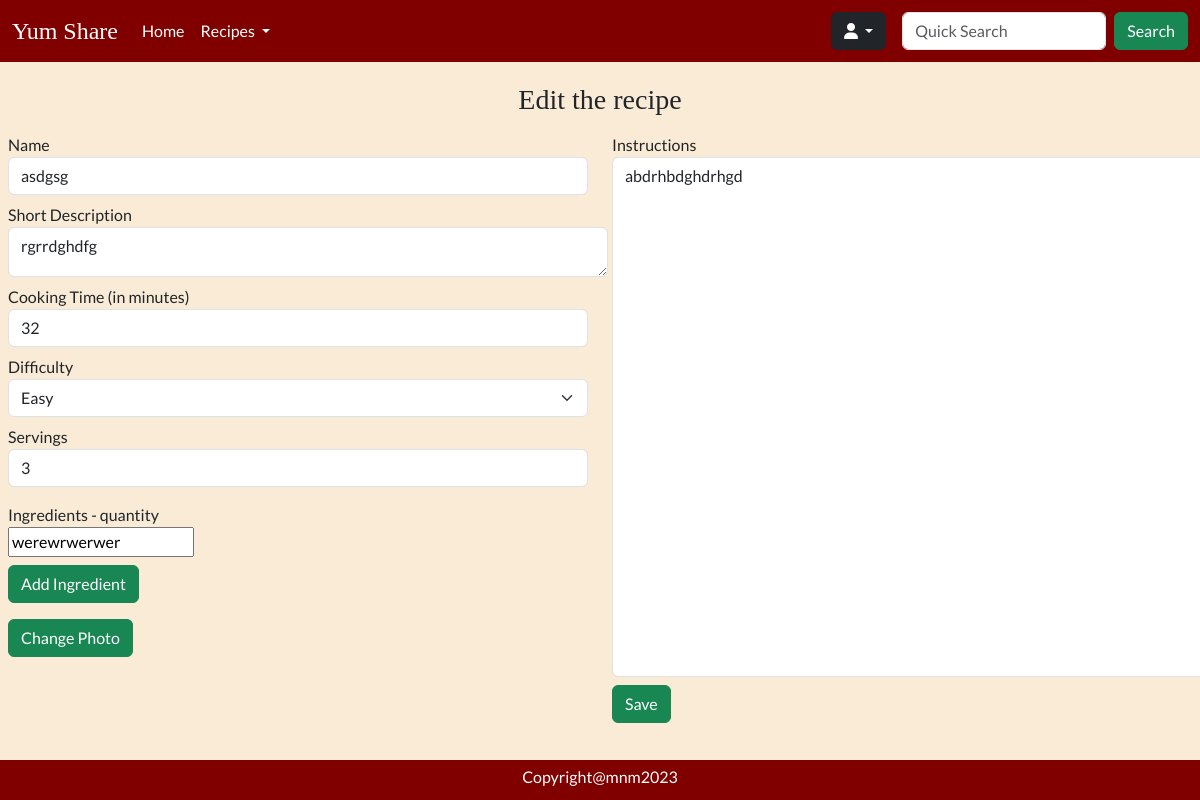
Screenshot of /recipe/edit?id=7 (signed in) with the database file from the repository.
### tables this page shows
CREATE TABLE `recipes` (
  `id` int NOT NULL AUTO_INCREMENT,
  `name` varchar(255) NOT NULL,
  `time` int NOT NULL,
  `difficulty` int DEFAULT NULL,
  `description` varchar(255) DEFAULT NULL,
  `instructions` text NOT NULL,
  `servings` int DEFAULT NULL,
  `image` varchar(255) DEFAULT NULL,
  `views` int DEFAULT '0',
  `user_id` int NOT NULL,
  `created` datetime NOT NULL,
  `ingredients` text NOT NULL,
  `updated` datetime DEFAULT NULL,
  `rating` int DEFAULT '0',
  PRIMARY KEY (`id`),
  KEY `user_id` (`user_id`),
  CONSTRAINT `recipes_ibfk_1` FOREIGN KEY (`user_id`) REFERENCES `users` (`id`) ON DELETE CASCADE
);

### Core/functions.php (called while the page is built, shortened)
<?php
function base_path($path)
{
    return BASE_PATH . $path;
}
function view($path, $attributes = [])
{
    extract($attributes);
    require base_path('views/' . $path);
}
function csvToArray($csv) {
    return explode(',', $csv);
}

### Http/controllers/recipes/edit.php (called while the page is built, shortened)
<?php
$recipeRepo = new RecipeRepository();
$recipe = $recipeRepo->findById($_GET['id']);
view('recipes/edit.view.php', [
    'recipe' => $recipe
]);

### public/index.php (called while the page is built, shortened)
<?php
require BASE_PATH . 'Core/functions.php';
require BASE_PATH . 'bootstrap.php';
$router = new Core\Router();
$url = parse_url($_SERVER['REQUEST_URI'])['path'];
$method = $_POST['_method'] ?? $_SERVER['REQUEST_METHOD'];
$router->route($url, $method);

### Core/App.php (called while the page is built, shortened)
<?php
class App
{
    protected static Container $container;
    public static function setContainer($container) {
        static::$container = $container;
    }
    public static function getContainer() {
        return static::$container;
    }
}

### config.php (called while the page is built)
<?php
return [
  'database' => [
      'host' => 'localhost',
      'port' => 3306,
      'dbname' => 'recipeapp'
  ]
];

### bootstrap.php (called while the page is built, shortened)
<?php
$container = new Container();
$container->bind('Core\Database', function () {
    $config = require base_path('config.php');
    return new Database($config['database']);
});

### Core/Database.php (called while the page is built, shortened)
<?php
class Database
{
    protected $connection;
    public function __construct($config, $username = 'root', $password = 'root')
    {
        $dsn = 'mysql:' . http_build_query($config, '', ';');
        $this->connection = new PDO($dsn, $username, $password, [
            PDO::ATTR_DEFAULT_FETCH_MODE => PDO::FETCH_ASSOC
        ]);
    }
    public function query($query, $params = []) {
        $this->statement = $this->connection->prepare($query);
        $this->statement->execute($params);
        return $this->statement;
    }
}

### Core/Container.php (called while the page is built, shortened)
<?php
class Container
{
    protected $bindings = [];
    public function bind($key, $value) {
        $this->bindings[$key] = $value;
    }
    public function resolve($key) {
        return call_user_func($this->bindings[$key]);
    }
}

### repositories/RecipeRepository.php (called while the page is built, shortened)
<?php
class RecipeRepository
{
    protected Database $db;
    public function __construct()
    {
        $this->db = App::getContainer()->resolve('Core\Database');
    }
    public function findById(int $recipeId) {
        $statement = "SELECT * FROM recipes WHERE id = :id";
        return $this->db->query($statement, [
           'id' => $recipeId
        ])->fetch();
    }
}

### views/recipes/edit.view.php (the view, shortened to what this page needs)
<!doctype html>
<html lang="en">
<head>
    <?php require BASE_PATH . 'public/resources/links/links.php' ?>
</head>
<body>
    <header>
        <?php require base_path('views/partials/nav.view.php') ?>
    </header>
    <main>
        <div class="content">
            <h3 class="heading text-center mt-2 mb-2">Edit the recipe</h3>
            <form class="d-flex flex-row justify-content-center align-items-center px-2" style="max-width: 1500px; margin: auto;" action="/recipe/update?id=<?= $recipe['id'] ?>" method="POST" enctype="multipart/form-data">
                <div class="row">
                    <div class="col col-12 col-lg-6">
                        <label class="mt-2" for="name">Name</label>
                        <input class="form-control" type="text" name="name" id="name" value='<?= $_SESSION['_flash']['old']['name'] ?? $recipe['name'] ?? '' ?>'>
                        <label class="mt-2" for="description">Short Description</label>
                        <textarea class="form-control" name="description" id="description" style="width: 600px; height: 50px;"><?= $_SESSION['_flash']['old']['description'] ?? $recipe['description'] ?? ''  ?></textarea>
                        <label class="mt-2" for="name">Cooking Time (in minutes)</label>
                        <input class="form-control" type="number" name="time" id="time" value='<?= $_SESSION['_flash']['old']['time']  ?? $recipe['time'] ?? '' ?>'>
                        <label class="mt-2" for="difficulty">Difficulty</label>
                        <select name="difficulty" id="difficulty" class="form-select">
                            <option value="easy" <?= ($recipe['difficulty'] === 1) || isset($_SESSION['_flash']['old']) && $_SESSION['_flash']['old']['difficulty'] === 'easy' ? 'selected' : '' ?>>Easy</option>
                        </select>
                        <label class="mt-2" for="servings">Servings</label>
                        <input class="form-control" type="number" name="servings" id="servings" value='<?= $_SESSION['_flash']['old']['servings'] ?? $recipe['servings'] ?? ''  ?>'>
                        <div class="mt-3" id="ingredient-container">
                            <label class="d-block" for="ingredients">Ingredients - quantity</label>
                            <?php if (isset($_SESSION['_flash']['old']['ingredients'])) : ?>
                                <?php foreach ($_SESSION['_flash']['old']['ingredients'] as $ingredient) : ?>
                                    <input type="text" name="ingredients[]" value="<?= $ingredient ?>" placeholder="eg. salt - 1 tablespoon">
                                <?php endforeach; ?>
                            <?php elseif (isset($recipe['ingredients'])) : ?>
                                <?php foreach (csvToArray($recipe['ingredients']) as $ingredient) : ?>
                                    <input type="text" name="ingredients[]" value="<?= $ingredient ?>" placeholder="eg. salt - 1 tablespoon">
                                <?php endforeach; ?>
                            <?php else : ?>
                                <input type="text" name="ingredients[]" placeholder="eg. salt - 1 tablespoon">
                            <?php endif; ?>
                        </div>
                        <button class="btn btn-success mt-2" type="button" onclick="addIngredient()">Add Ingredient</button><br>
                        <a id="change-photo-button" class="btn btn-success mt-3" onclick="changePhoto()">Change Photo</a>
                    </div>
                    <div class="col col-12 col-lg-6">
                        <label class="d-block mt-2" for="instructions">Instructions</label>
                        <textarea class="form-control" name="instructions" id="instructions" style="width: 600px; height: 520px;"><?= $_SESSION['_flash']['old']['instructions'] ?? $recipe['instructions'] ?? '' ?></textarea>
                        <button class="btn btn-success mt-2" type="submit">
                            Save
                        </button>
                    </div>
                </div>
            </form>
        </div>
    </main>
    <footer>
        <?php require base_path("views/partials/footer.view.php") ?>
    </footer>
</body>

### Core/Router.php (shortened to what this page needs)
<?php
class Router
{
    protected $routes = [];
    public function add($url, $controller, $method) {
        $this->routes[] = [
            'url' => $url,
            'controller' => $controller,
            'method' => $method,
            'middleware' => null
        ];
        return $this;
    }
    public function only($key) {
        $this->routes[array_key_last($this->routes)]['middleware'] = $key;
        return $this;
    }
    public function route($url, $method) {
        foreach ($this->routes as $route) {
            if ($route['url'] === $url && $route['method'] === strtoupper($method)) {
                return require base_path('Http/controllers/' . $route['controller']);
            }
        }
    }
}

### views/partials/nav.view.php (shortened to what this page needs)
<nav class="navbar navbar-expand-lg text-white fixed-top">
    <?php if (isset($_SESSION['user'])) : ?>
        <div class="container-fluid">
            <?php $brandLink = isset($_SESSION['user']) ? '/home' : '/' ?>
            <a class="heading navbar-brand text-white fs-4" href="<?= $brandLink ?>">Yum Share</a>
            <div class="collapse navbar-collapse" id="navbarSupportedContent">
                <ul class="navbar-nav me-auto mb-2 mb-lg-0">
                    <li class="nav-item">
                        <a class="nav-link active text-white" aria-current="page" href="/home"><span class="gray-hover">Home</span></a>
                    </li>
                    <li class="nav-item dropdown">
                        <a class="nav-link dropdown-toggle text-white" href="#" role="button" data-bs-toggle="dropdown" aria-expanded="false">
                            <span class="gray-hover">Recipes</span>
                        </a>
                    </li>
                </ul>
                <div class="nav-item btn-group dropdown me-3 mb-3 mb-lg-0">
                    <button type="button" class="btn btn-dark dropdown-toggle" data-bs-toggle="dropdown" aria-expanded="false">
                        <i class="fa-solid fa-user"></i>
                    </button>
                </div>
                <form class="d-flex" role="search" action="/search" method="GET">
                    <input name="name" class="form-control me-2" type="search" placeholder="Quick Search" aria-label="Search">
                    <button class="btn btn-success" type="submit">Search</button>
                </form>
            </div>
        </div>
    <?php endif; ?>
</nav>

### views/partials/footer.view.php
<div class="d-flex flex-row justify-content-center align-items-center" style="height: 30px;">
  <p class="text-white">Copyright@mnm2023</p>
</div>

### public/resources/css/nav.css (style rules this page uses)
nav, footer { background-color: #800000; }

### public/resources/css/general.css (style rules this page uses)
body { background-color: #FAEBD7; font-family: 'Lato', sans-serif; position: relative; }
.content { padding-top: 75px; padding-bottom: 75px; min-height: 100vh; }
.heading { font-family: 'Playfair Display', serif; }
footer { position: fixed; bottom: 0; left: 0; width: 100%; text-align: center; padding-top: 10px; }

### rows the page displays
recipes: name "asdgsg", description "rgrrdghdfg", time "32", difficulty "Easy", servings "3", ingredients "werewrwerwer", instructions "abdrhbdghdrhgd"
